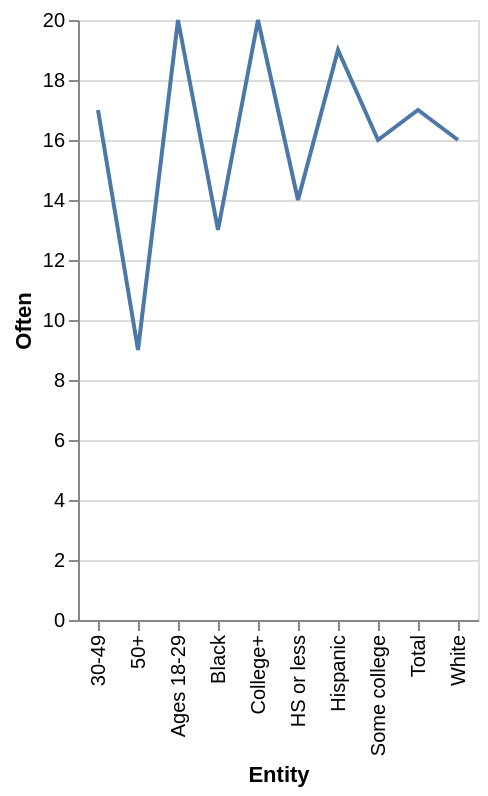

This figure's Vega-Lite source:
### Vega-Lite specification from a JSON file in a GitHub repository (floating-point values rounded to 4 significant figures)
{"$schema": "https://vega.github.io/schema/vega-lite/v5.json", "description": "Line chart auto-generated from CSV", "data": {"values": [{"Entity": "College+", "Often": "20", "Sometimes": "55", "NET": "75"}, {"Entity": "Some college", "Often": "16", "Sometimes": "52", "NET": "68"}, {"Entity": "HS or less", "Often": "14", "Sometimes": "47", "NET": "61"}, {"Entity": "50+", "Often": "9", "Sometimes": "46", "NET": "55"}, {"Entity": "30-49", "Often": "17", "Sometimes": "52", "NET": "69"}, {"Entity": "Ages 18-29", "Often": "20", "Sometimes": "55", "NET": "75"}, {"Entity": "Hispanic", "Often": "19", "Sometimes": "47", "NET": "66"}, {"Entity": "Black", "Often": "13", "Sometimes": "45", "NET": "58"}, {"Entity": "White", "Often": "16", "Sometimes": "55", "NET": "71"}, {"Entity": "Total", "Often": "17", "Sometimes": "52", "NET": "68"}]}, "mark": "line", "encoding": {"x": {"field": "Entity", "type": "ordinal"}, "y": {"field": "Often", "type": "quantitative"}}}
